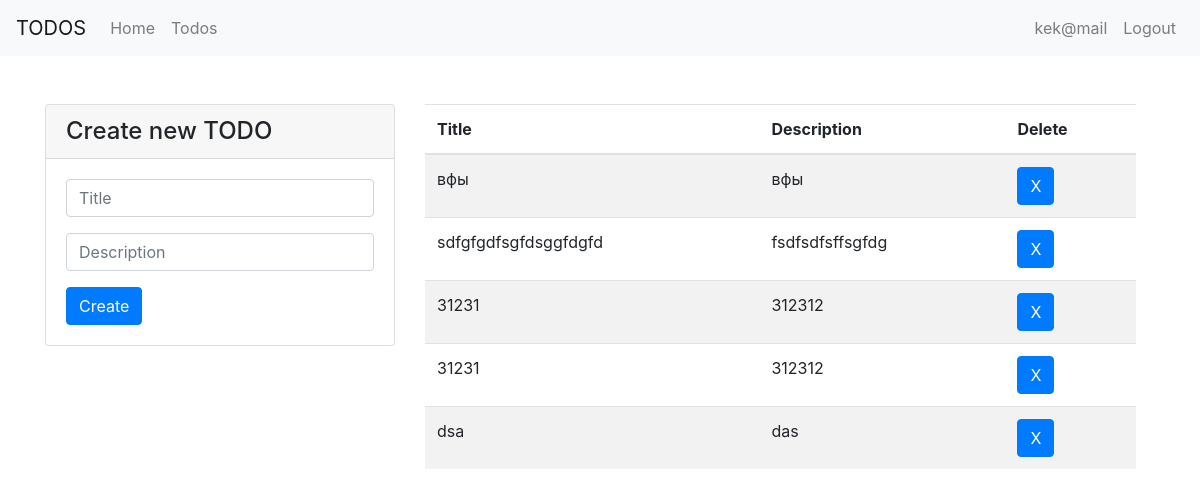
/todos (signed in), run on an earlier commit of the app's database.
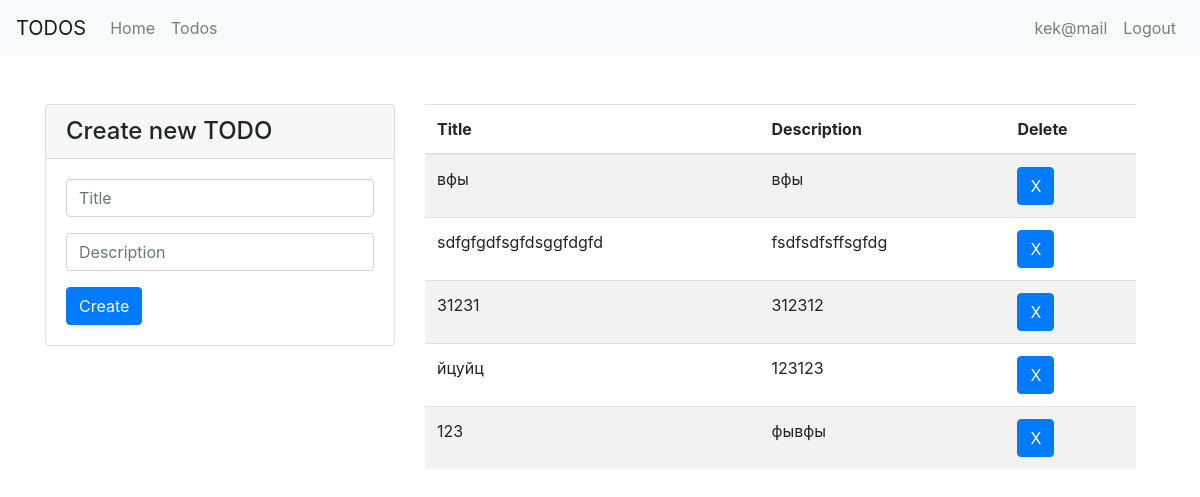
And on a later commit of the database.
### tables this page shows
CREATE TABLE users
(
    id       integer not null
        constraint users_pk
            primary key autoincrement,
    email    text    not null,
    password text    not null
);

CREATE TABLE todos
(
    id      integer
        constraint todos_pk
            primary key autoincrement,
    title   text    not null,
    description   text    not null,
    user_id integer not null
        references users
            on update cascade on delete cascade,
    done    integer default 0
);

### app/__init__.py (the view)
@app.route('/todos')
def todos():
    if "user_id" not in session:
        return redirect('/login')
    user = Storage.get_user_by_id(session["user_id"])
    todos = Storage.get_todos_by_user_id(user.id)
    return render_template('pages/todos.html', user=user, todos=todos)

### app/storage/__init__.py (called while the page is built)
    @staticmethod
    def get_user_by_id(id):
        user_data = db.execute('SELECT * FROM users WHERE id = ?', (id,)).fetchone()
        if user_data:
            return User(*user_data)
        else:
            return None

    @staticmethod
    def get_todos_by_user_id(user_id):
        rows = db.execute('SELECT * FROM todos WHERE user_id = ?', (user_id,)).fetchall()
        return [Todo(*row) for row in rows]

### app/templates/pages/todos.html (shortened to what this page needs)
{% extends "layouts/base.html" %}
{% block main %}
<div class="container">
    <div class="row">
      <div class="col-4" style="min-width: 30%;" >
        <section class="card card-default w-50 mx-auto" style="min-width: 100%;">
            <h4 class="card-header">Create new TODO</h4>
            <form action="/todos" method="POST" class="card-body">
                <div class="form-group">
                    <input type="text" class="form-control" placeholder="Title" aria-label="Username" aria-describedby="basic-addon1" name="title">
                </div>
                <div class="form-group">
                    <input type="text" class="form-control" placeholder="Description" aria-label="Username" aria-describedby="basic-addon1" name="description">
                </div>
                <button type="submit" class="btn btn-primary">Create</button>
            </form>
        </section>
      </div>
      <div class="col-6"  style="min-width: 65%;">
        <div class="d-flex flex-wrap">
            <table class="table table-striped">
                <thead>
                  <tr>
                    <th scope="col">Title</th>
                    <th scope="col">Description</th>
                    <th scope="col">Delete</th>
                  </tr>
                </thead>
                <tbody>
                {% for todo in todos %}
                    <tr>
                        <td style="overflow-wrap: break-word; max-width: 200px;">{{ todo.title }}</td>
                        <td style="overflow-wrap: break-word; max-width: 200px;">{{ todo.description }}</td>
                        <td>
                            <form action="/todos/delete{{todo.id}}" method="GET">
                                <button type="submit" class="btn btn-primary">X</button>
                            </form>
                        </td>
                    </tr>
                {% endfor %}
                </tbody>
            </table>
        </div>
      </div>
    </div>
</div>
{% endblock %}

### app/templates/layouts/base.html (shortened to what this page needs)
<!DOCTYPE html>
<head>
    <link rel="stylesheet" href="https://cdn.jsdelivr.net/npm/bootstrap@4.5.3/dist/css/bootstrap.min.css">
</head>
<body>
    <nav class="navbar navbar-expand-lg navbar-light bg-light">
        <a class="navbar-brand" href="#">TODOS</a>
        <ul class="navbar-nav mr-auto">
            <li class="nav-item">
                <a class="nav-link" href="/">Home</a>
            </li>
            {% if user %}
            <li class="nav-item">
                <a class="nav-link" href="/todos">Todos</a>
            </li>
            {% endif %}
        </ul>
        <ul class="navbar-nav ml-auto">
            {% if user %}
                <li class="nav-item">
                    <a class="nav-link" href="#"> {{ user.email }}</a>
                </li>
                <li class="nav-item">
                    <a class="nav-link" href="/logout">Logout</a>
                </li>
            {% endif %}
        </ul>
    </nav>
    <main class="containter mt-5">
        {% block main %}{% endblock %}
    </main>
</body>

What changed in the data, as far as the page shows it:
removed todos: title "31231", description "312312"
removed todos: title "dsa", description "das"
added todos: title "йцуйц", description "123123"
added todos: title "123", description "фывфы"
